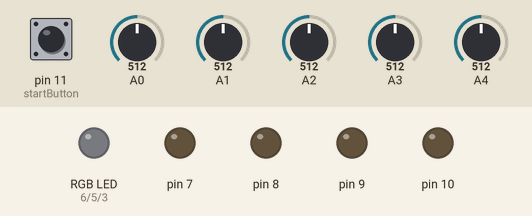
Recording of a sketch running on a simulated Arduino Uno, built with avr-gcc and run on an emulated ATmega328P. Parts: an RGB LED mixed from three pins (HIGH = lit), output pins drawn as LEDs (lit = HIGH). Dashed ring = blinking. Inputs (shaded band) come from the test bench; at power-on: pin 11 (startButton) HIGH, A0 = 512, A1 = 512, A2 = 512, A3 = 512, A4 = 512.

Above: at 1.2 s.
1.3 s: pin 11 (startButton) pulled LOW for 0.15 s
At 2.6 s:
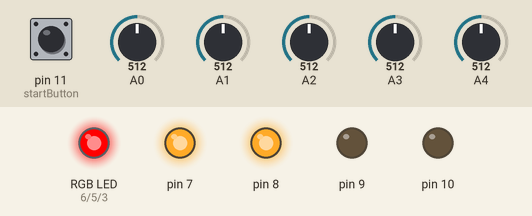
4.4 s: pin 11 (startButton) pulled LOW for 1 s
At 4.79 s:
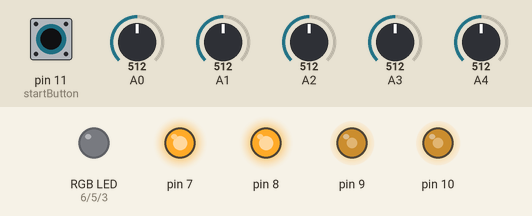
6.9 s: pin 11 (startButton) pulled LOW for 3.2 s
At 9.7 s:
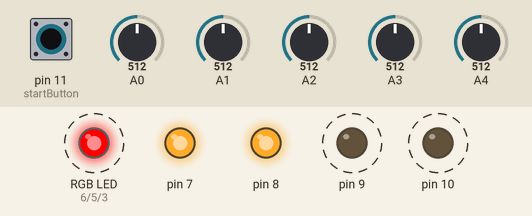
Timing chart, 0 to 11.2 s (numbered marks = the images above; inputs shaded):
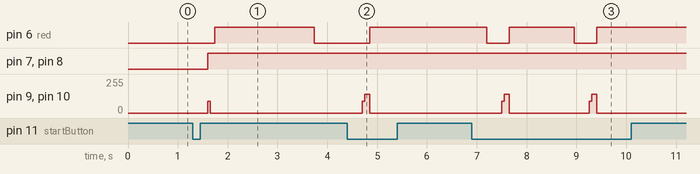

Measured:
- after the input at 1.3 s, pin 6 (red): LOW → HIGH after 0.44 s, → LOW 2.0 s later; pin 7, pin 8: LOW → HIGH after 0.30 s; pin 9, pin 10: 0/255 → 90/255 after 0.30 s, → 0/255 0.05 s later
- after the input at 4.4 s, pin 6 (red): LOW → HIGH after 0.45 s; pin 9, pin 10: 0/255 → 140/255 after 0.30 s, → 0/255 0.15 s later
- after the input at 6.9 s, pin 6 (red): alternates HIGH for 1.3 s and LOW for 0.45 s, 4 changes in all, then stays HIGH, starting after 0.31 s; pin 9, pin 10: alternates 140/255 for 0.15 s and 0/255 for 1.6 s, 4 changes in all, then stays 0/255, starting after 0.61 s

The sketch:

Maze_Solver_2_Final_2021.ino
```cpp
/*MR Dir- 7
   MR PWM- 9
   ML Dir- 8
   ML PWM- 10
   RGB- 6,5,3

   Line sensor on A0,A1,A2,A3,A4
   A0-left & A4 - right
   Battery voltage check on A7
*/

const int startButton = 11;

bool l = 0;
bool r = 0;
bool s = 0;
bool u = 0;
int e = 0;
int paths = 0;

bool endFound = 0;

int blackValue = 900;
int whiteValue = 100;
int threshold = 650;
//int threshold = (blackValue + whiteValue) * 0.5;
int FT = 50;
int P, D, I, previousError, PIDvalue, error;
int lsp = 100;
int rsp = 100;
int lfspeed = 190;
int turnspeed;
float Kp = 0.04;
float Kd = 0.05;
float Ki = 0 ;

String str;

void setup() {
  Serial.begin(9600);
  pinMode(startButton, INPUT_PULLUP);
  pinMode (7, OUTPUT);
  pinMode (8, OUTPUT);
  pinMode (3, OUTPUT); //blue
  pinMode (5, OUTPUT); //green
  pinMode (6, OUTPUT); //red
}

void loop() {
  while (digitalRead(startButton) == 1)
  { //Do nothing while waiting for button press
  }
  delay(300);

  while (endFound == 0)
  {
    linefollow();
    checknode();

    botstop();
    delay(90);

    reposition ();
  }

  for (int x = 0; x < 10; x++)
  {
    str.replace("RURUS", "U");
    str.replace("RUSUR", "U");
    str.replace("RUR", "S");
    str.replace("SUR", "L");
    str.replace("RUS", "L");
    str.replace("RUL", "U");
    str.replace("LUR", "U");
  }
  int endpos = str.indexOf('E');

  while (digitalRead(startButton) == 1)
  { //Do nothing while waiting for button press
  }

  lightsoff();
  delay(300);

  for (int i = 0; i <= endpos; i++)
  {
    char node = str.charAt(i);
    paths = 0;
    while (paths < 2)
    {
      linefollow();
      checknode();
      if (paths == 1)
      {
        botstop();
        delay(75);
        reposition();
      }
    }
    switch (node)
    {
      case 'L':
        botstop();
        delay(75);
        botleft();
        break;

      case 'S':
        break;

      case 'R':
        botstop();
        delay(75);
        botright();
        break;

      case 'E':
        for (int i = 0; i < 10; i++)
        {
          botinchforward ();
        }
        red();
        botstop();
        delay(1000);
        break;
    }//_________end of switch
  }//_________end of for loop

}
```

checknode.ino
```cpp
void checknode ()
{
  yellow();
  l = 0;
  r = 0;
  s = 0;
  u = 0;
  e = 0;
  paths = 0;

  // checks whethere bot is on node and the number of exits possible


  if (analogRead(4) < threshold) r = 1;
  if (analogRead(0) < threshold) l = 1;
  if ((analogRead(0) > threshold && (analogRead(4) > threshold) && (analogRead(2) > threshold))) {
    u = 1;
  }
  if ((analogRead(2) < threshold) && (analogRead(3) < threshold) && (analogRead(4) < threshold)) {
    e = 1;
  }

  if (u == 0)
  {
    for (int i = 0; i < FT; i++)
    {
      //botinchforward ();
      lfspeed = 90;
      PID();
      if (analogRead (4) < threshold) r = 1;
      if (analogRead (0) < threshold) l = 1;
    }

    for (int i = 0; i < FT; i++)
    {
      //botinchforward ();
      lfspeed = 90;
      PID();
      if (analogRead (2) < threshold) s = 1;
    }
    if ((e == 1) && (analogRead(3) < threshold) && (analogRead(4) < threshold) && (analogRead(2) < threshold)) e = 2;
  }
  if (u == 1)
  {
    for (int i = 0; i < 3; i++)
    {
      botinchforward ();
    }
  }

  paths = l + s + r;

}
```

colours.ino
```cpp
void magenta ()

{
  analogWrite (3, 200); //BLUE
  analogWrite(5, 0); //Green      // MAGENTA
  analogWrite(6, 150); //red
  lightsoff();
}

void yellow ()
{
  analogWrite (3, 0); //BLUE
  analogWrite(5, 200); //Green      // Yellow
  analogWrite(6, 150); //red
  lightsoff();
}
void cyan()
{
  analogWrite (3, 200); //BLUE
  analogWrite(5, 200); //Green      // Cyan
  analogWrite(6, 0); //red
  lightsoff();
}
void green ()

{
  digitalWrite (3, LOW);
  digitalWrite(5, HIGH);          // GREEN
  digitalWrite(6, LOW);
  lightsoff();
}

void red ()
{
  digitalWrite (3, LOW);
  digitalWrite(5, LOW);
  digitalWrite(6, HIGH);           //RED
}
void blue ()
{
  digitalWrite (3, HIGH);
  digitalWrite(5, LOW);
  digitalWrite(6, LOW);           //BLUE
  lightsoff();
}
void lightsoff()
{
  digitalWrite (3, LOW);
  digitalWrite(5, LOW);
  digitalWrite(6, LOW);
}
```

line_follow.ino
```cpp
void linefollow()
{ //green () ;
  paths = 0;
  while ((analogRead(0) > threshold ) && (analogRead(4) > threshold ) && (analogRead(2) < threshold || analogRead(1) < threshold || analogRead(3) < threshold))
  {
    lfspeed = 190;
    PID();
  }
  lightsoff();
}
void PID()
{
  int error = analogRead(1) - analogRead(3);

  P = error;
  I = I + error;
  D = error - previousError;

  PIDvalue = (Kp * P) + (Ki * I) + (Kd * D);
  previousError = error;

  lsp = lfspeed - PIDvalue;
  rsp = lfspeed + PIDvalue;

  if (lsp > 250) {
    lsp = 250;
  }
  if (lsp < 0) {
    lsp = 0;
  }
  if (rsp > 250) {
    rsp = 250;
  }
  if (rsp < 0) {
    rsp = 0;
  }

  digitalWrite(7, HIGH);
  digitalWrite(8, HIGH);
  analogWrite(9, lsp);
  analogWrite(10, rsp);
}
```

reposition.ino
```cpp
void reposition()
{
  if (e == 2)
  {
    str += 'E';
    endFound = 1;
    red();
    botstop();
    delay(2000);
  }
  else if (r == 1)
  {
    if (paths > 1) str += 'R';
    botright(); //take left
  }

  else if (s == 1)
  {
    if (paths > 1) str += 'S';
  }
  else if (l == 1)
  {
    if (paths > 1) str += 'L';
    botleft(); //take right
  }

  else if (u == 1)
  {
    str += 'U';
    botuturn(); //take left
  }
  lightsoff();

}
```

robot_movement.ino
```cpp
int turnspeed1 = 140;
int turnspeed2 = 90;

void botleft ()
{
  digitalWrite(7, HIGH);
  digitalWrite(8, LOW);
  analogWrite(9, turnspeed1);
  analogWrite(10, turnspeed1);
  delay(100);
  while (analogRead(1) > threshold)
  {
    digitalWrite(7, HIGH);
    digitalWrite(8, LOW);
    analogWrite(9, turnspeed2);
    analogWrite(10, turnspeed2);
  }
  analogWrite(9, 0);
  analogWrite(10, 0);
  delay(50);
}

void botright ()
{
  digitalWrite(7, LOW);
  digitalWrite(8, HIGH);
  analogWrite(9, turnspeed1);
  analogWrite(10, turnspeed1);
  delay(100);
  while (analogRead(3) > threshold)
  {
    digitalWrite(7, LOW);
    digitalWrite(8, HIGH);
    analogWrite(9, turnspeed2);
    analogWrite(10, turnspeed2);
  }
  analogWrite(9, 0);
  analogWrite(10, 0);
  delay(50);
}

void botstraight ()
{
  digitalWrite(7, HIGH);
  digitalWrite(8, HIGH);
  analogWrite(9, lfspeed);
  analogWrite(10, lfspeed);
}

void botinchforward ()
{
  digitalWrite(7, HIGH);
  digitalWrite(8, HIGH);
  analogWrite(9, turnspeed1);
  analogWrite(10, turnspeed1);
  delay(10);
}
void botstop ()
{
  digitalWrite(7, HIGH);
  digitalWrite(8, HIGH);
  analogWrite(9, 0);
  analogWrite(10, 0);
}
void botuturn ()
{
  digitalWrite(7, HIGH);
  digitalWrite(8, LOW);
  analogWrite(9, (lfspeed * 0.7 * 0.8));
  analogWrite(10, lfspeed * 0.7);
  delay(250);
  while (analogRead(1) > threshold)
  {
    digitalWrite(7, HIGH);
    digitalWrite(8, LOW);
    analogWrite(9, turnspeed2 * 0.8);
    analogWrite(10, turnspeed2);
  }
  analogWrite(9, 0);
  analogWrite(10, 0);
  delay(50);
}
```
